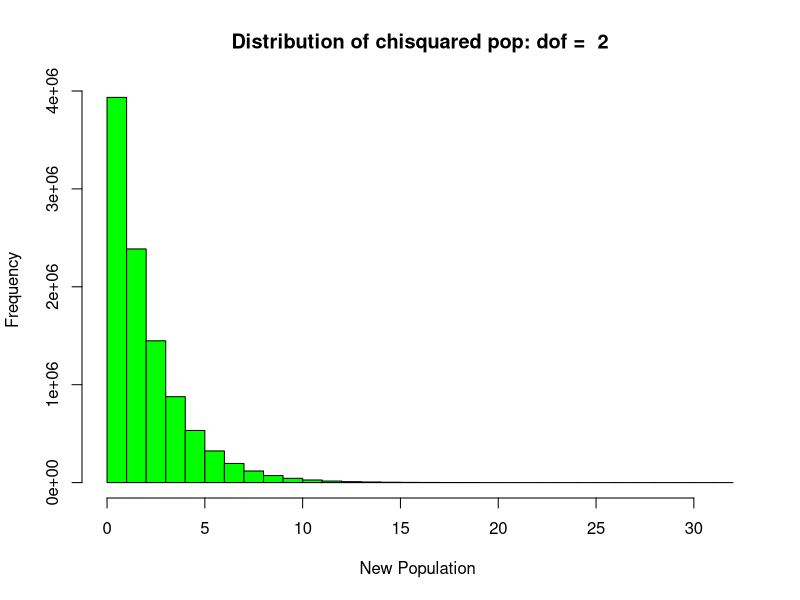
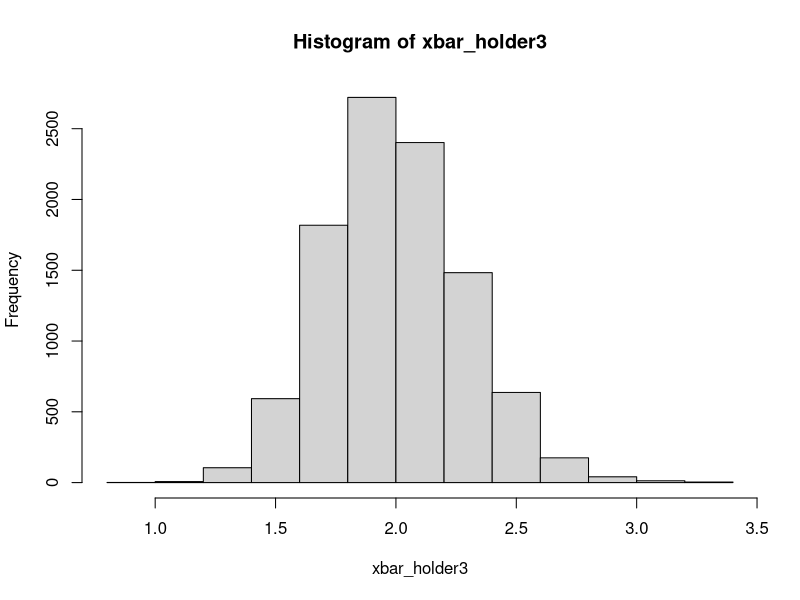

Reproduce these figures in R, in order.
## ---- chunk 1
knitr::opts_chunk$set(echo = TRUE)
## ---- chunk 2
chisq_pop_size = 10000000 # population size for chi squared distribution
chisq_dof = 2 # degrees of freedom for chi squared distribution
chisq_sam_size = 50 # how big are samples
chisq_nsam = 10000 # how many samples to take
## ---- chunk 3
xbar_holder3 = numeric(chisq_nsam)  # this will hold the sample means 
chisq_pop = numeric(chisq_pop_size) # This will hold the population with chi sq distrib
## ---- chunk 4
chisq_pop = rchisq(chisq_pop_size, chisq_dof)
expected_mean = mean(chisq_pop)
expected_sam_sd = sd(chisq_pop)/sqrt(chisq_sam_size)
## ---- chunk 5
hist(chisq_pop, col="green", main = paste("Distribution of chisquared pop: dof = ",chisq_dof), xlab = "New Population ")
## ---- chunk 6
summary(chisq_pop) # 5 number summary of new population
sd(chisq_pop) # standard deviation of new population
## ---- chunk 7
for (i in 1:chisq_nsam)
{
  sample3 = sample(x=chisq_pop, size=chisq_sam_size, replace=TRUE)
  xbar3 = mean(sample3)
  xbar_holder3[i] = xbar3
}
## ---- chunk 8
hist(xbar_holder3)
## ---- chunk 9
summary(xbar_holder3)
sd(xbar_holder3)
